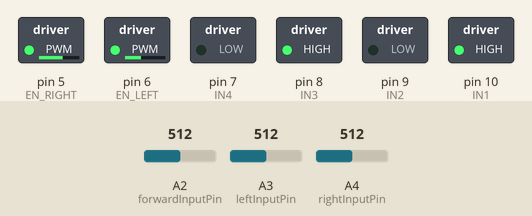
This sketch was run on a simulated Arduino Uno, built with avr-gcc and run on an emulated ATmega328P. Shown: switched loads named in the sketch (green lamp = pin HIGH). The test bench sets the inputs (shaded band); at power-on: A2 (forwardInputPin) = 512, A3 (leftInputPin) = 512, A4 (rightInputPin) = 512.

Above: at 1.2 s.
1.3 s: A2 (forwardInputPin) set to 482
At 2.5 s:
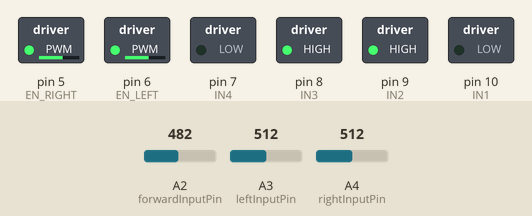
3.5 s: A3 (leftInputPin) set to 482
At 5.3 s:
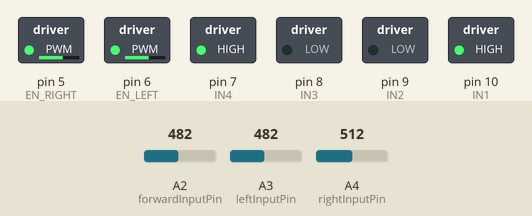
5.9 s: A4 (rightInputPin) set to 485
At 6.8 s:
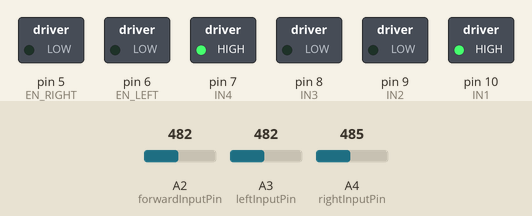
7.8 s: A4 (rightInputPin) set to 510
At 7.97 s:
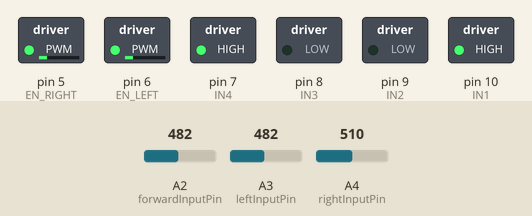
9.7 s: A2 (forwardInputPin) set to 510
At 11.5 s:
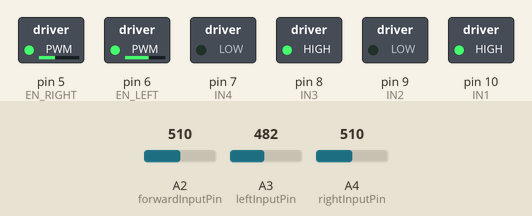
11.9 s: A2 (forwardInputPin) set to 490
At 12.39 s:
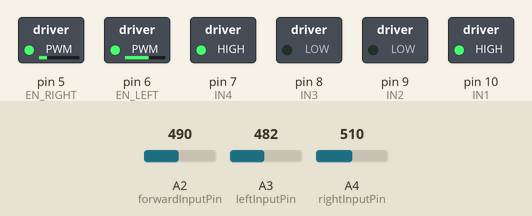
Timing chart, 0 to 14.9 s (numbered marks = the images above; inputs shaded):
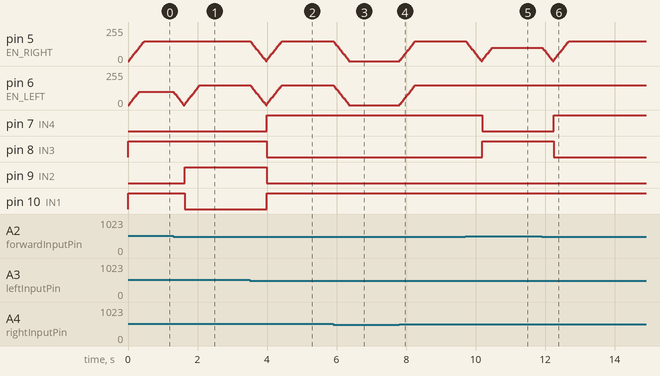

Measured:
- the behaviour switches between 501 and 500 on A2 (forwardInputPin) (found by bisection; images 0 and 1)
- the behaviour switches between 501 and 500 on A3 (leftInputPin) (found by bisection; images 1 and 2)
- the behaviour switches between 501 and 500 on A4 (rightInputPin) (found by bisection; images 2 and 3)
- after the input at 1.3 s, pin 9 (IN2): LOW → HIGH after 0.33 s; pin 10 (IN1): HIGH → LOW after 0.33 s
- after the input at 3.5 s, pin 7 (IN4), pin 10 (IN1): LOW → HIGH after 0.49 s; pin 8 (IN3), pin 9 (IN2): HIGH → LOW after 0.49 s
- after the input at 5.9 s, pin 5 (EN_RIGHT), pin 6 (EN_LEFT): moves from 150/255 to 0/255 over 0.43 s, starting at once
- after the input at 7.8 s, pin 5 (EN_RIGHT), pin 6 (EN_LEFT): moves from 0/255 to 150/255 over 0.43 s, starting at once
- after the input at 9.7 s, pin 7 (IN4): HIGH → LOW after 0.49 s; pin 8 (IN3): LOW → HIGH after 0.49 s
- after the input at 11.9 s, pin 7 (IN4): LOW → HIGH after 0.34 s; pin 8 (IN3): HIGH → LOW after 0.34 s

The sketch:

Rat_Car_Code.ino
```cpp
// Rat Car
// originally by:LE Crawford, University of Richmond
// modified by: Thad Martin


volatile int state = LOW;
int EN_LEFT=6; //enable pin, ENB
int EN_RIGHT=5;  //ENA

int IN1=10;  //Direction pins left
int IN2=9;
int IN3=8;  //Direction pins right
int IN4=7;

int ABS_LEFT=150;  //Use an even number.
int ABS_RIGHT=150;  //Use an even number.
int CURRENT_LEFT=0;
int CURRENT_RIGHT=0;
int TARGET_LEFT = 0;
int TARGET_RIGHT = 0;
int TURN_OFFSET = 50;  // Adjust how sharp it turns.
                      // 50 makes for just a slight turn.  Much more, and the differences between left
                      // and right motors makes one turn direction sharper than the other.

int ACCELERATION = 10;  // 1 feels laggy, 50 feels lurchy.
bool LEFT_FORWARD = true;
bool RIGHT_FORWARD = true;

const byte forwardInputPin = A2;     // the forward touch sensor
const byte leftInputPin = A3;     // the left touch sensor
const byte rightInputPin = A4;     // the right touch sensor

int forwardInputVal = 0;
int leftInputVal = 0;
int rightInputVal = 0;

int threshold = 500;  // minimum ADC reading for touch sensor.

int moveState = 0;    // 0:stop, 1: forward, 2: turn left, 3: rotate left, 4: turn right, 5: rotate right.
int oldMoveState = 0;

void setup()
{
  Serial.begin(9600);  // Serial monitor
  pinMode(IN1,OUTPUT);
  pinMode(IN2,OUTPUT);
  pinMode(IN3,OUTPUT);
  pinMode(IN4,OUTPUT);
  pinMode(EN_LEFT,OUTPUT);
  pinMode(EN_RIGHT,OUTPUT);
  pinMode(forwardInputPin, INPUT);
  pinMode(leftInputPin, INPUT);
  pinMode(rightInputPin, INPUT);
  digitalWrite(IN1,HIGH);
  digitalWrite(IN2,LOW);         // left wheels go forward
  digitalWrite(IN3,HIGH);
  digitalWrite(IN4,LOW);         // right wheels go forward
}


void loop()
{
  moveState = checkInputs();
  if (oldMoveState != moveState)
    setTarget(moveState);

  move();

  oldMoveState = moveState;

}

int checkInputs()
{
  // 0:stop, 1: forward, 2: turn left, 3: rotate left, 4: turn right, 5: rotate right.
  leftInputVal = analogRead(leftInputPin);
  delay(10);
  leftInputVal = analogRead(leftInputPin);

  forwardInputVal = analogRead(forwardInputPin);
  delay(10);
  forwardInputVal = analogRead(forwardInputPin);

  rightInputVal = analogRead(rightInputPin);
  delay(10);
  rightInputVal = analogRead(rightInputPin);

//  Serial.print("forward: ");
//  Serial.println(forwardInputVal);
//
//  Serial.print("left: ");
//  Serial.println(leftInputVal);
//
//  Serial.print("right: ");
//  Serial.println(rightInputVal);
//  delay(500);

  if(leftInputVal > threshold && forwardInputVal > threshold){
    moveState = 2;
  } else if (rightInputVal > threshold && forwardInputVal > threshold){
    moveState = 4;
  } else if (leftInputVal > threshold){
    moveState = 3;
  } else if (rightInputVal > threshold){
    moveState = 5;
  } else if (forwardInputVal > threshold){
    moveState = 1;
  } else {
    moveState = 0;  // Touching none is stop.
  }
  //moveState = 4;
  return (moveState);
}

void setTarget(int) // Set target speed for the wheels.
{
  // 0:stop, 1: forward, 2: turn left, 3: rotate left, 4: turn right, 5: rotate right.

  switch(moveState){
    case 0:
      TARGET_LEFT = 0;
      TARGET_RIGHT = 0;
      break;

    case 1:
      //Serial.println("forward");
      TARGET_LEFT = ABS_LEFT;
      TARGET_RIGHT = ABS_RIGHT;
      break;

   case 2:
      TARGET_LEFT = ABS_LEFT - TURN_OFFSET;
      TARGET_RIGHT = ABS_RIGHT;
      break;

   case 3:
      TARGET_LEFT = ABS_LEFT * -1;
      TARGET_RIGHT = ABS_RIGHT;
      break;

   case 4:
      TARGET_LEFT = ABS_LEFT;
      TARGET_RIGHT = ABS_RIGHT - TURN_OFFSET;
      break;

   case 5:
      TARGET_LEFT = ABS_LEFT;
      TARGET_RIGHT = ABS_RIGHT * -1;
      break;
  }
}

void move()
{
  if(CURRENT_RIGHT < TARGET_RIGHT){
    CURRENT_RIGHT +=ACCELERATION;
  }
  if(CURRENT_RIGHT > TARGET_RIGHT){
    CURRENT_RIGHT -=ACCELERATION;
  }

  if(CURRENT_LEFT < TARGET_LEFT){
    CURRENT_LEFT +=ACCELERATION;
  }
  if(CURRENT_LEFT > TARGET_LEFT){
    CURRENT_LEFT -=ACCELERATION;
  }

  // If necessary, switch the left wheels direction.
  if(CURRENT_LEFT < 0 && LEFT_FORWARD){
      digitalWrite(IN1,LOW);
      digitalWrite(IN2,HIGH);         // left wheels go backward
      LEFT_FORWARD = false;
  }
  if(CURRENT_LEFT > 0 && !LEFT_FORWARD){
      digitalWrite(IN1,HIGH);
      digitalWrite(IN2,LOW);         // left wheels go forward
      LEFT_FORWARD = true;
  }

  // If necessary, switch the right wheels direction.
  if(CURRENT_RIGHT < 0 && RIGHT_FORWARD){
      digitalWrite(IN3,LOW);
      digitalWrite(IN4,HIGH);         // right wheels go backward
      RIGHT_FORWARD = false;
  }
  if(CURRENT_RIGHT > 0 && !RIGHT_FORWARD){
      digitalWrite(IN3,HIGH);
      digitalWrite(IN4,LOW);         // right wheels go forward
      RIGHT_FORWARD = true;
  }

  analogWrite(EN_RIGHT, abs(CURRENT_RIGHT));
  analogWrite(EN_LEFT, abs(CURRENT_LEFT));

  //delay(2);  // enough delay from sensors.
  // Serial.print("left");
  // Serial.println(CURRENT_LEFT);
  // Serial.print("right");
  // Serial.println(CURRENT_RIGHT);
}
```
